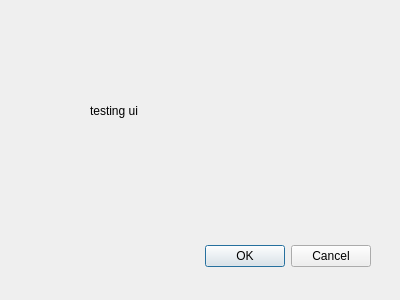
<?xml version="1.0" encoding="UTF-8"?>
<ui version="4.0">
 <class>Dialog</class>
 <widget class="QDialog" name="Dialog">
  <property name="geometry">
   <rect>
    <x>0</x>
    <y>0</y>
    <width>400</width>
    <height>300</height>
   </rect>
  </property>
  <property name="windowTitle">
   <string>Dialog</string>
  </property>
  <widget class="QDialogButtonBox" name="buttonBox">
   <property name="geometry">
    <rect>
     <x>30</x>
     <y>240</y>
     <width>341</width>
     <height>32</height>
    </rect>
   </property>
   <property name="orientation">
    <enum>Qt::Horizontal</enum>
   </property>
   <property name="standardButtons">
    <set>QDialogButtonBox::Cancel|QDialogButtonBox::Ok</set>
   </property>
  </widget>
  <widget class="QLabel" name="label">
   <property name="geometry">
    <rect>
     <x>90</x>
     <y>100</y>
     <width>81</width>
     <height>21</height>
    </rect>
   </property>
   <property name="text">
    <string>testing ui</string>
   </property>
  </widget>
 </widget>
 <resources/>
 <connections>
  <connection>
   <sender>buttonBox</sender>
   <signal>accepted()</signal>
   <receiver>Dialog</receiver>
   <slot>accept()</slot>
   <hints>
    <hint type="sourcelabel">
     <x>248</x>
     <y>254</y>
    </hint>
    <hint type="destinationlabel">
     <x>157</x>
     <y>274</y>
    </hint>
   </hints>
  </connection>
  <connection>
   <sender>buttonBox</sender>
   <signal>rejected()</signal>
   <receiver>Dialog</receiver>
   <slot>reject()</slot>
   <hints>
    <hint type="sourcelabel">
     <x>316</x>
     <y>260</y>
    </hint>
    <hint type="destinationlabel">
     <x>286</x>
     <y>274</y>
    </hint>
   </hints>
  </connection>
 </connections>
</ui>
